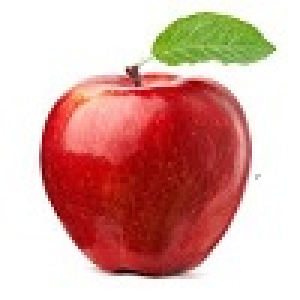
#> input picture apple.jpg, 100 x 100 px (shown 3 times larger)
$ python main.py
#> lines starting #> are read from the running program, lines starting #| are printed output that depends on the picture; long printed decimals are rounded
#Libraries for image processing
import cv2 as cv
import numpy as np
import pandas as pd
#Class which holds methods for features extraction
class features_extraction():
    '''cv.imshow('image',img)
    cv.waitKey(0)
    cv.destroyAllWindows()'''
    #Constructor to initialize image for feature extraction
    def __init__(self,image):
        self.img = image
    #This functio will return First Diagonal of matrix
    def diag_one(self):
        a,b = self.img.shape
        diagnal = np.zeros(a)
        k = 0
        for i in range(100):
            diagnal[k] = self.img[i][i]
            k += 1
        return diagnal
    #This function will return Second Diagonal of matrix
    def diag_two(self):
        a,b = self.img.shape
        diagnal = np.zeros(a)
        k = 0
        l = 99
        for i in range(100):
            diagnal[k] = self.img[i][l]
            k += 1
            l -= 1
        return diagnal
    #This fucntion will return sum of first thirty columns
    def Sum_first_thirty_col(self):
        sum = 0
        for i in range(100):
            for j in range(30):
                sum = sum + img[i][j]
        return sum
    #This function will return sum last thirty columns
    def Sum_last_thirty_col(self):
        sum = 0
        for i in range(100):
            for j in range(70,100,1):
                sum = sum + img[i][j]
        return sum
    #This function will return sum first thirty rows
    def Sum_first_thirty_rows(self):
        sum = 0
        for i in range(30):
            for j in range(100):
                sum = sum + img[i][j]
        return sum
    #This function will return sum last thirty rows
    def Sum_last_thirty_rows(self):
        sum = 0
        for i in range(70,100,1):
            for j in range(100):
                sum = sum + img[i][j]
        return sum


if __name__ == "__main__":
    #Image is loaded for feature extraction
    img = cv.imread('apple.jpg',0)
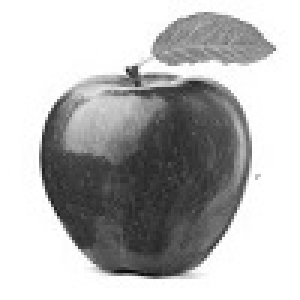
#> img: shape (100, 100) (shown 3 times larger); min 9, max 255, mean 184
    #Initialzing the object for feature extraction
    object1 = features_extraction(img)
    #Getting First Diagonal of matrix
    diag_1 = object1.diag_one()
#> after the loop in diag_one, `for i in range(100):`: diagnal = 100 values, max 255 at index 0, min 44 at index 60, mean 185; k = 100
#> diag_1 has the same summary as diagnal in diag_one
    #Getting Second Diagonal of matrix
    diag_2 = object1.diag_two()
#> after the loop in diag_two, `for i in range(100):`: diagnal = 100 values, max 255 at index 0, min 46 at index 54, mean 150; k = 100; l = -1
#> diag_2 has the same summary as diagnal in diag_two
    #Sum First Diagonal
    sum_1 = np.sum(diag_1)
#> sum_1 = 18496
    #Sum Second Diagonal
    sum_2 = np.sum(diag_2)
#> sum_2 = 14998
    #Average of First Diagonal
    avg_1 = sum_1/100
#> avg_1 = 185
    #Average of Second Diagonal
    avg_2 = sum_2/100
#> avg_2 = 150
    print(avg_1)
#| 184.96
    print(avg_2)
#| 149.98
    #Sum of first thirty columns
    sum_first_thirty_col = object1.Sum_first_thirty_col()
#> after the loop in Sum_first_thirty_col, `for i in range(100):`: sum = 649355
#> sum_first_thirty_col = 649355
    #Average of first thirty colums
    avg_first_thirty_col = sum_first_thirty_col/3000
#> avg_first_thirty_col = 216.5
    #Sum of last thirty columns
    sum_last_thirty_col = object1.Sum_last_thirty_col()
#> after the loop in Sum_last_thirty_col, `for i in range(100):`: sum = 648346
#> sum_last_thirty_col = 648346
    #Average of  ast thirty colums
    avg_last_thirty_col = sum_last_thirty_col/3000
#> avg_last_thirty_col = 216.1
    #Sum of first thirty rows
    sum_first_thirty_rows = object1.Sum_first_thirty_rows()
#> after the loop in Sum_first_thirty_rows, `for i in range(30):`: sum = 677045
#> sum_first_thirty_rows = 677045
    #Average of first thirty rows
    avg_first_thirty_rows = sum_first_thirty_rows/3000
#> avg_first_thirty_rows = 225.7
    #Sum of first thirty rows
    sum_last_thirty_rows = object1.Sum_last_thirty_rows()
#> after the loop in Sum_last_thirty_rows, `for i in range(70,100,1):`: sum = 575765
#> sum_last_thirty_rows = 575765
    #Average of first thirty rows
    avg_last_thirty_rows = sum_last_thirty_rows/3000
#> avg_last_thirty_rows = 191.9
    print(avg_first_thirty_col)
#| 216.452
    print(avg_last_thirty_col)
#| 216.115
    print(avg_first_thirty_rows)
#| 225.682
    print(avg_last_thirty_rows)
#| 191.922
    #Writing data in dictionary
    data = {'Average Diagonal one':[avg_1],'Average Diagonal two':[avg_2],'Sum of Diagonal one':[sum_1],
            'Sum of Diagonal Two':[sum_2],'Average First Thirty Columns':[avg_first_thirty_col],
            'Average Last thirty columns':[avg_last_thirty_col],'Average First thirty Rows':[avg_first_thirty_rows],
            'Average Last thirty rows':[avg_last_thirty_rows]}
    dataframe = pd.DataFrame(data)
#> dataframe = table of 1 rows and 8 columns
    dataframe.to_csv("Extracted Features.csv")
